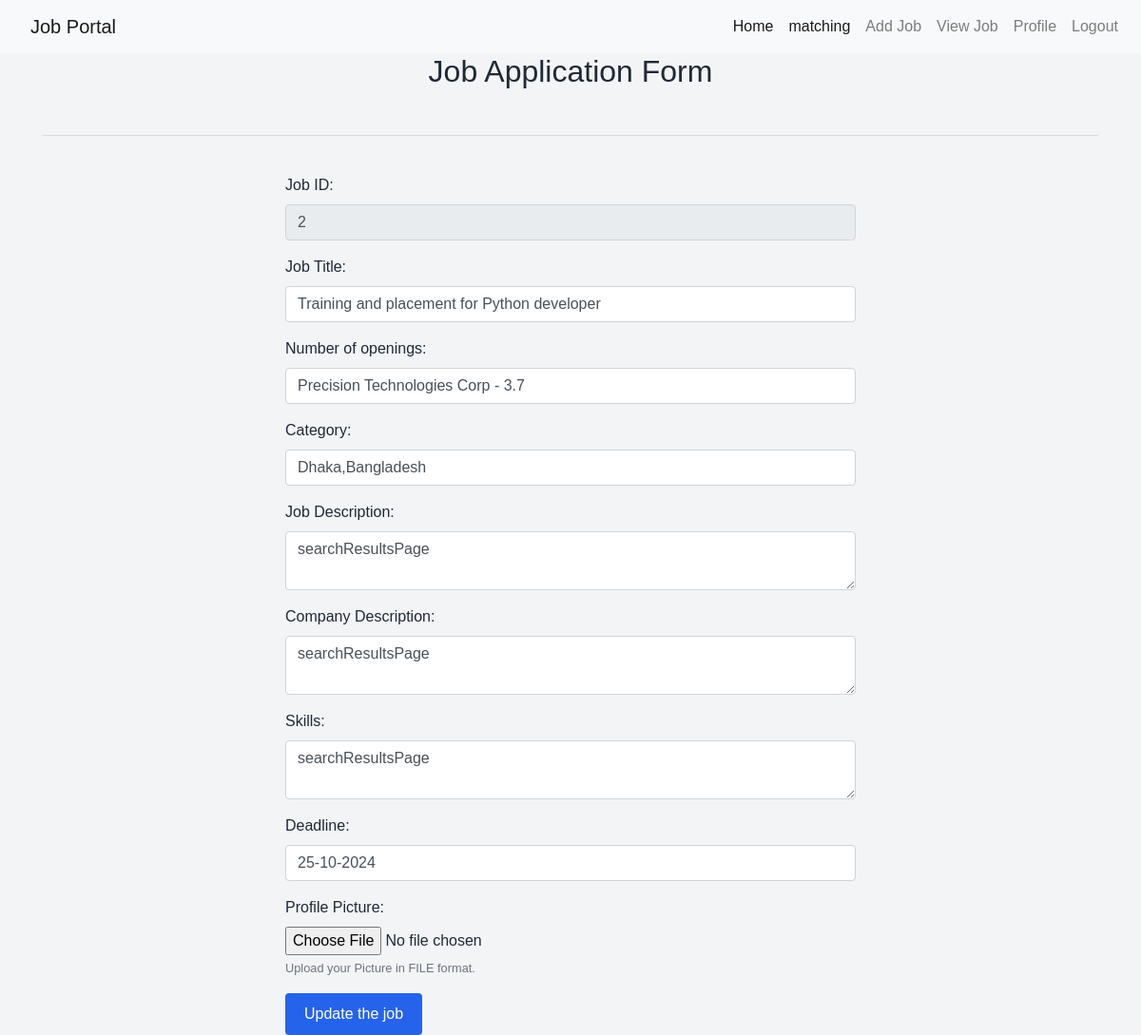
The page /editPage/2 (signed in) on the database its author committed.
### myApp/models.py (models this page shows, shortened)
class job_model(models.Model):
    job_title=models.CharField(max_length=100,null=True)
    company_name=models.CharField(max_length=100,null=True)
    location=models.CharField(max_length=100,null=True)
    description=models.TextField()
    company_description=models.TextField(null=True)
    Qualifications=models.CharField(max_length=100,null=True)
    deadline=models.CharField(max_length=100,null=True)
    Profile_Pic=models.ImageField(upload_to="media/Profile_Pic",null=True)
    create_at=models.DateTimeField(auto_now_add=True,null=True)
    update_time=models.DateTimeField(auto_now=True,null=True)
    job_creator=models.ForeignKey(Custom_User, on_delete=models.CASCADE)

### RIDOY_001037_JobPortal/views.py (the view)
# urls.py: path('editPage/<str:myid>',editPage,name="editPage"),
@login_required
def editPage(request,myid):
    job=job_model.objects.filter(id=myid)
    return render(request,"Recruiter/editjob.html",{'job':job})

### template/Recruiter/editjob.html (shortened to what this page needs)
{% extends "deshborad.html" %}
{% block content %}
<div class="container">
    <h2 class="text-center">Job Application Form</h2>
    <br>
    <hr>
    <br>
    <form action="{% url 'updatePage' %}" method="post" enctype="multipart/form-data">
        {% for i in job %}
        <div class="form-group">
            <label for="jobid">Job ID:</label>
            <input type="text" class="form-control" id="jobid" name="jobid" value="{{i.id}}" required readonly>
        </div>
        <div class="form-group">
            <label for="jobTitle">Job Title:</label>
            <input type="text" class="form-control" id="jobTitle" name="jobTitle" value="{{i.job_title}}" required>
        </div>
        <div class="form-group">
            <label for="companyName">Number of openings:</label>
            <input type="text" class="form-control" id="companyName" name="companyName" value="{{i.company_name}}" required>
        </div>
        <div class="form-group">
            <label for="location">Category:</label>
            <input type="text" class="form-control" id="location" name="location" value="{{i.location}}" required>
        </div>
        <div class="form-group">
            <label for="description">Job Description:</label>
            <textarea class="form-control" id="description" name="description" required>{{i.description}}</textarea>
        </div>
        <div class="form-group">
            <label for="companydescription">Company Description:</label>
            <textarea class="form-control" id="companydescription" name="companydescription" required>{{i.company_description}}</textarea>
        </div>
        <div class="form-group">
            <label for="qualifications">Skills:</label>
            <textarea class="form-control" id="qualifications" name="qualifications" required>{{i.Qualifications}}</textarea>
        </div>
        <div class="form-group">
            <label for="deadline">Deadline:</label>
            <input type="text" class="form-control" id="deadline" name="deadline" value="{{i.deadline}}" required>
        </div>
        <div class="form-group">
            <label for="profilePicture">Profile Picture:</label>
            <input type="file" class="form-control-file" id="profilePicture" name="profilePicture">
            <small class="form-text text-muted">Upload your Picture in FILE format.</small>
        </div>
        {% endfor %}
        <button type="submit" class="btn btn-primary">Update the job</button>
    </form>
</div>
{% endblock %}

### template/deshborad.html (style rules this page uses)
body { font-family: Arial, sans-serif; margin: 0; padding: 0; background-color: #f3f4f6; color: #1f2937; }
.btn-primary { background-color: #2563eb; color: #fff; border: none; border-radius: 4px; padding: 10px 20px; text-decoration: none; transition: background-color 0.3s; }
form { max-width: 600px; margin: 0 auto; }
.form-group { text-align: left; }
textarea { resize: vertical; }

### rows shown on the page
job_model: jobid "2", jobTitle "Training and placement for Python developer", companyName "Precision Technologies Corp - 3.7", location "Dhaka,Bangladesh", description "searchResultsPage", companydescription "searchResultsPage", qualifications "searchResultsPage", deadline "25-10-2024"
